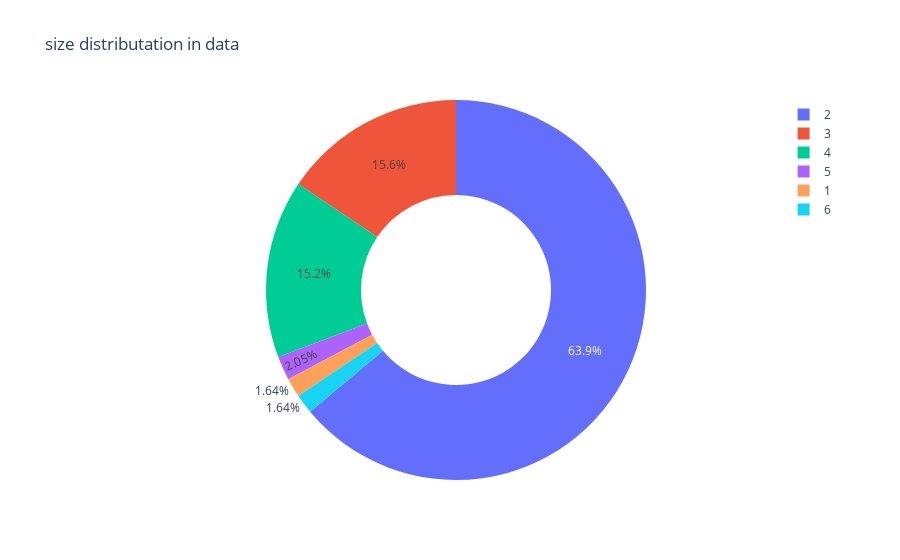

Notebook code for this chart:
### Code cell
get_pie_chart(tips, 'size')

### Figure 1 — Plotly figure (JSON) as saved in the notebook; plotly's stock layout.template omitted (floating-point values rounded to 4 significant figures)
{"data": [{"domain": {"x": [0, 1], "y": [0, 1]}, "hole": 0.5, "hovertemplate": "index=%{label}<br>value=%{value}<extra></extra>", "labels": [2, 3, 4, 5, 1, 6], "legendgroup": "", "name": "", "showlegend": true, "type": "pie", "values": [156, 38, 37, 5, 4, 4]}], "layout": {"legend": {"tracegroupgap": 0}, "title": {"text": "size distributation in data"}}}
